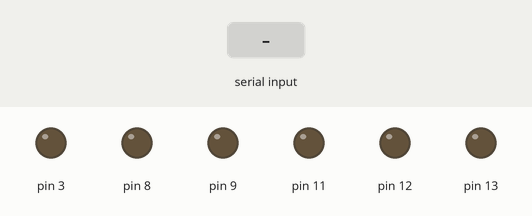
Simulated run of this sketch. Board: Arduino Uno, built with avr-gcc and run on an emulated ATmega328P. Parts: output pins drawn as LEDs (lit = HIGH). The inputs (shaded band) are chosen by the test bench.

Above: at 1.2 s.
1.3 s: byte 85 (UP) received over Serial
At 1.7 s:
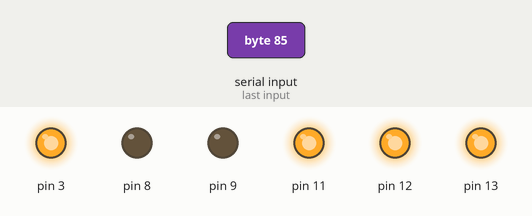
2.8 s: byte 68 (DOWN) received over Serial
At 4.0 s:
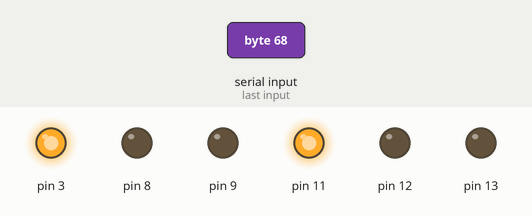
4.3 s: byte 76 (LEFT) received over Serial
At 5.2 s:
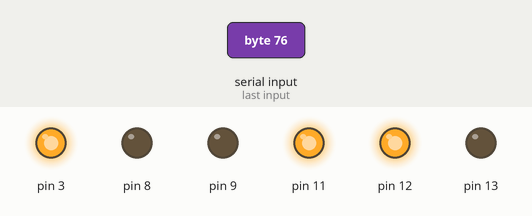
5.8 s: byte 82 (RIGHT) received over Serial
At 6.3 s:
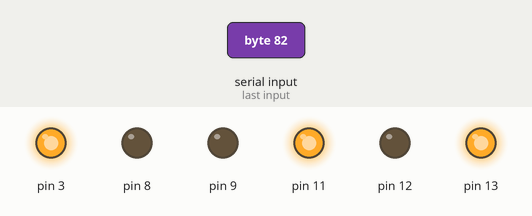
7.3 s: byte 83 (STOP) received over Serial
At 8.7 s:
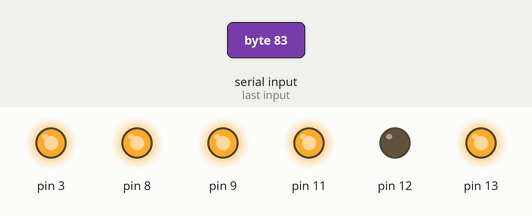
Timing chart, 0 to 9.8 s (numbered marks = the images above; inputs shaded):
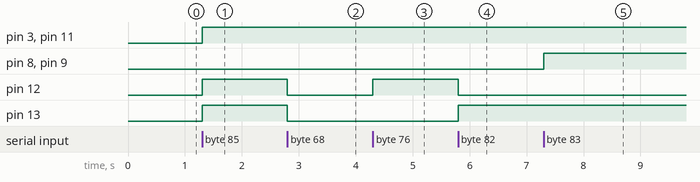

Measured:
- after the input at 1.3 s, pin 3, pin 11–13: LOW → HIGH at once
- after the input at 2.8 s, pin 12, pin 13: HIGH → LOW at once
- after the input at 4.3 s, pin 12: LOW → HIGH at once
- after the input at 5.8 s, pin 12: HIGH → LOW at once; pin 13: LOW → HIGH at once
- after the input at 7.3 s, pin 8, pin 9: LOW → HIGH at once

The sketch:

bluetooth_car.ino
```cpp
/*
  Arduino Car
  Android remote controller via bluetooth HC-06
*/

#include "motor.h"

#define FULL_SPEED 255

#define UP 'U'
#define DOWN 'D'
#define LEFT 'L'
#define RIGHT 'R'
#define STOP 'S'

// right motor (channel A)
DuinoBots::Motor rightMotor(12, 9, 3);

// right motor (channel B)
DuinoBots::Motor leftMotor(13, 8, 11);

void setup() {
  leftMotor.initialize();
  leftMotor.setSpeed(FULL_SPEED);

  rightMotor.initialize();
  rightMotor.setSpeed(FULL_SPEED);

  Serial.begin(9600);
}

void loop() {
  if (Serial.available()) {
    int cmd = Serial.read();
    // Serial.println(cmd, DEC);

    switch (cmd) {
      case UP:
        leftMotor.moveForward();
        rightMotor.moveForward();
        break;
      case DOWN:
        leftMotor.moveBackwards();
        rightMotor.moveBackwards();
        break;
      case LEFT:
        leftMotor.moveBackwards();
        rightMotor.moveForward();
        break;
      case RIGHT:
        leftMotor.moveForward();
        rightMotor.moveBackwards();
        break;
      case STOP:
        leftMotor.stop();
        rightMotor.stop();
        break;
    }

    Serial.flush();
  }
}
```

motor.h
```cpp
#include "motion_driver.h"

namespace DuinoBots {
  class Motor : public MotionDriver {

  public:

    Motor(int directionPin, int brakePin, int speedPin) : MotionDriver()
    {
      motorDirectionPin = directionPin;
      motorBrakePin = brakePin;
      motorSpeedPin = speedPin;
    }

    void initialize()
    {
      pinMode(motorDirectionPin, OUTPUT);
      pinMode(motorBrakePin, OUTPUT);
    }

    void moveForward() {
      digitalWrite(motorDirectionPin, HIGH);
      ignite();
    }

    void moveBackwards() {
      digitalWrite(motorDirectionPin, LOW);
      ignite();
    }

    void stop() {
      digitalWrite(motorBrakePin, HIGH);
    }

  private:

    int motorDirectionPin;
    int motorBrakePin;
    int motorSpeedPin;

    void ignite() {
      analogWrite(motorSpeedPin, getSpeed());
      digitalWrite(motorBrakePin, LOW);
    }

  };
};
```

motion_driver.h
```cpp
namespace DuinoBots {
  class MotionDriver {

  public:

    MotionDriver() {
      currentSpeed = 0;
    }

    virtual void moveForward();
    virtual void moveBackwards();
    virtual void stop();

    int getSpeed() {
      return currentSpeed;
    }

    void setSpeed(int speed) {
      currentSpeed = constrain(speed, 0, 255);
    }

  private:

    int currentSpeed;

  };
};
```
